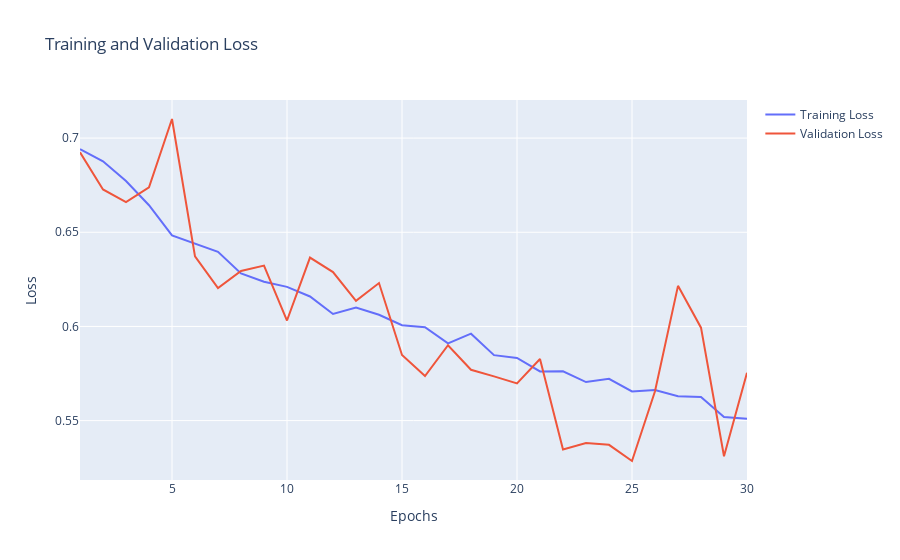

Notebook code for this chart:
### Code cell
fig = go.Figure()
fig.add_trace(go.Scatter(x=epochs, y=loss, name="Training Loss"))
fig.add_trace(go.Scatter(x=epochs, y=val_loss, name="Validation Loss"))
fig.update_layout(
    title="Training and Validation Loss",
    xaxis_title="Epochs",
    yaxis_title="Loss"
)
fig.show()

### Figure 1 — Plotly figure (JSON) as saved in the notebook; plotly's stock layout.template omitted (floating-point values rounded to 4 significant figures)
{"data": [{"name": "Training Loss", "type": "scatter", "x": [1, 2, 3, 4, 5, 6, 7, 8, 9, 10, 11, 12, 13, 14, 15, 16, 17, 18, 19, 20, 21, 22, 23, 24, 25, 26, 27, 28, 29, 30], "y": [0.6941, 0.6877, 0.6773, 0.6644, 0.6484, 0.6442, 0.6397, 0.6282, 0.6237, 0.621, 0.6159, 0.6066, 0.61, 0.6062, 0.6006, 0.5996, 0.591, 0.5962, 0.5848, 0.5832, 0.5761, 0.5762, 0.5705, 0.5722, 0.5655, 0.5663, 0.563, 0.5625, 0.5519, 0.5509]}, {"name": "Validation Loss", "type": "scatter", "x": [1, 2, 3, 4, 5, 6, 7, 8, 9, 10, 11, 12, 13, 14, 15, 16, 17, 18, 19, 20, 21, 22, 23, 24, 25, 26, 27, 28, 29, 30], "y": [0.6925, 0.6727, 0.666, 0.6738, 0.7101, 0.6372, 0.6204, 0.6294, 0.6323, 0.6031, 0.6366, 0.6289, 0.6136, 0.623, 0.5848, 0.5737, 0.59, 0.577, 0.5735, 0.5698, 0.5827, 0.5347, 0.5381, 0.5371, 0.5286, 0.5656, 0.6216, 0.5993, 0.5311, 0.5755]}], "layout": {"title": {"text": "Training and Validation Loss"}, "xaxis": {"title": {"text": "Epochs"}}, "yaxis": {"title": {"text": "Loss"}}}}
